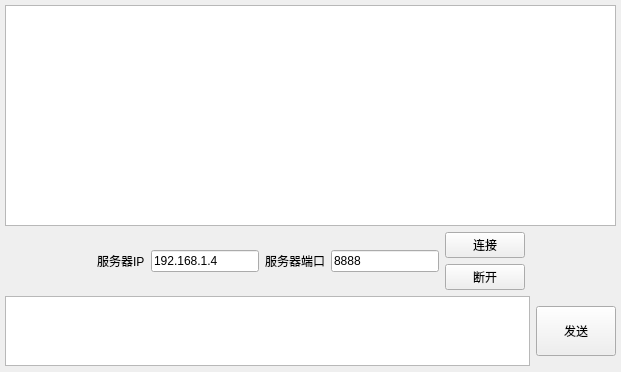
<?xml version="1.0" encoding="UTF-8"?>
<ui version="4.0">
 <class>Widget</class>
 <widget class="QWidget" name="Widget">
  <property name="geometry">
   <rect>
    <x>0</x>
    <y>0</y>
    <width>621</width>
    <height>372</height>
   </rect>
  </property>
  <property name="windowTitle">
   <string>网络调试助手客户端</string>
  </property>
  <widget class="QWidget" name="">
   <property name="geometry">
    <rect>
     <x>0</x>
     <y>0</y>
     <width>621</width>
     <height>371</height>
    </rect>
   </property>
   <layout class="QVBoxLayout" name="verticalLayout_2" stretch="5,1,1">
    <property name="leftMargin">
     <number>5</number>
    </property>
    <property name="topMargin">
     <number>5</number>
    </property>
    <property name="rightMargin">
     <number>5</number>
    </property>
    <property name="bottomMargin">
     <number>5</number>
    </property>
    <item>
     <widget class="QTextEdit" name="textEditRev"/>
    </item>
    <item>
     <layout class="QHBoxLayout" name="horizontalLayout">
      <item>
       <spacer name="horizontalSpacer">
        <property name="orientation">
         <enum>Qt::Horizontal</enum>
        </property>
        <property name="sizeHint" stdset="0">
         <size>
          <width>40</width>
          <height>20</height>
         </size>
        </property>
       </spacer>
      </item>
      <item>
       <widget class="QLabel" name="label">
        <property name="text">
         <string>服务器IP</string>
        </property>
       </widget>
      </item>
      <item>
       <widget class="QLineEdit" name="lineEditIPAddr">
        <property name="text">
         <string>192.168.1.4</string>
        </property>
       </widget>
      </item>
      <item>
       <widget class="QLabel" name="label_4">
        <property name="text">
         <string>服务器端口</string>
        </property>
       </widget>
      </item>
      <item>
       <widget class="QLineEdit" name="lineEditPort">
        <property name="text">
         <string>8888</string>
        </property>
       </widget>
      </item>
      <item>
       <layout class="QVBoxLayout" name="verticalLayout">
        <item>
         <widget class="QPushButton" name="btnLink">
          <property name="text">
           <string>连接</string>
          </property>
         </widget>
        </item>
        <item>
         <widget class="QPushButton" name="btnDiscon">
          <property name="text">
           <string>断开</string>
          </property>
         </widget>
        </item>
       </layout>
      </item>
      <item>
       <spacer name="horizontalSpacer_2">
        <property name="orientation">
         <enum>Qt::Horizontal</enum>
        </property>
        <property name="sizeHint" stdset="0">
         <size>
          <width>40</width>
          <height>20</height>
         </size>
        </property>
       </spacer>
      </item>
     </layout>
    </item>
    <item>
     <layout class="QHBoxLayout" name="horizontalLayout_2">
      <item>
       <widget class="QTextEdit" name="textEditSendMsg"/>
      </item>
      <item>
       <widget class="QPushButton" name="btnSendMsg">
        <property name="minimumSize">
         <size>
          <width>0</width>
          <height>50</height>
         </size>
        </property>
        <property name="maximumSize">
         <size>
          <width>16777215</width>
          <height>50</height>
         </size>
        </property>
        <property name="text">
         <string>发送</string>
        </property>
       </widget>
      </item>
     </layout>
    </item>
   </layout>
  </widget>
 </widget>
 <resources/>
 <connections/>
</ui>
